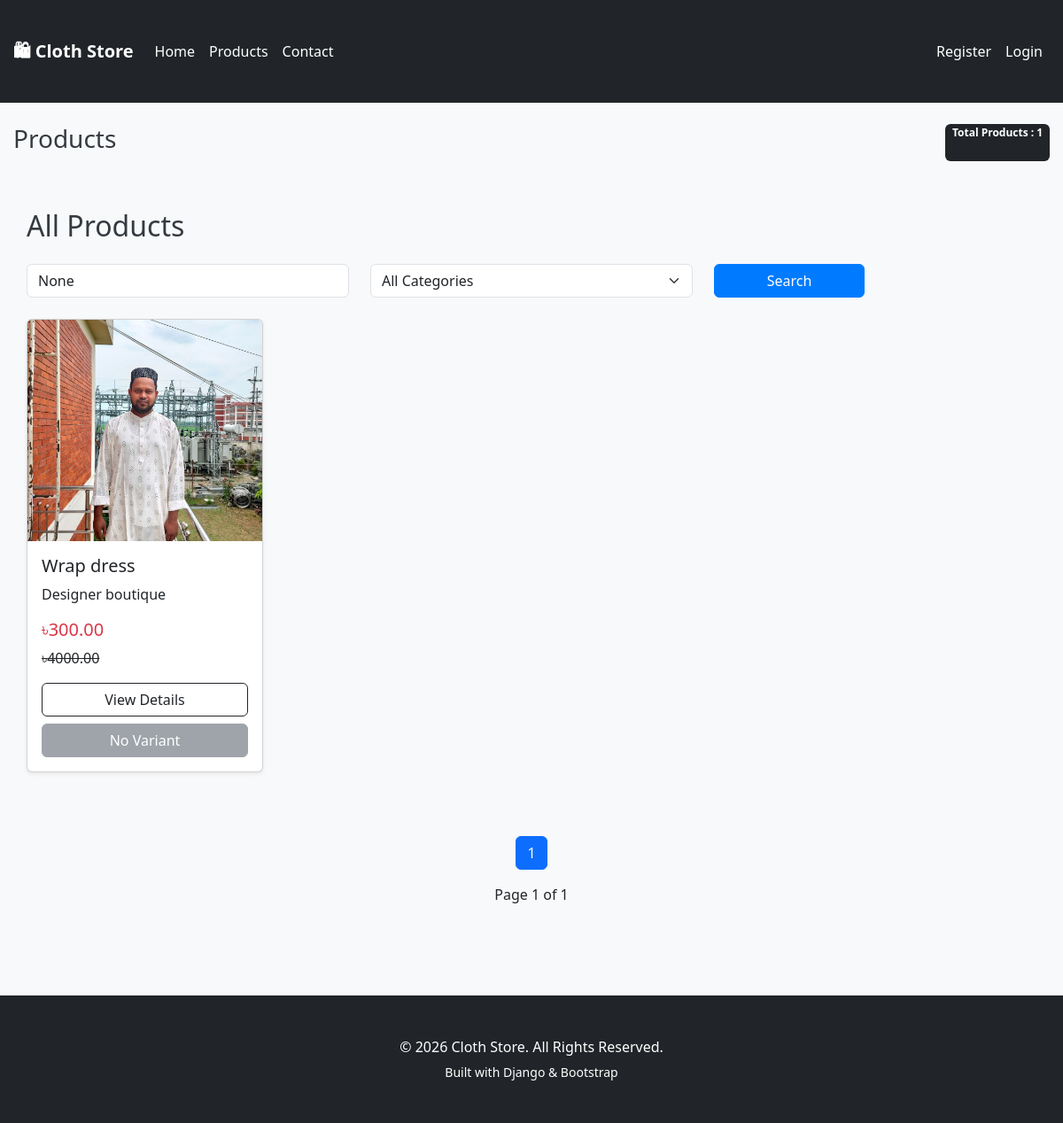
Before: /products/ with the older database file.
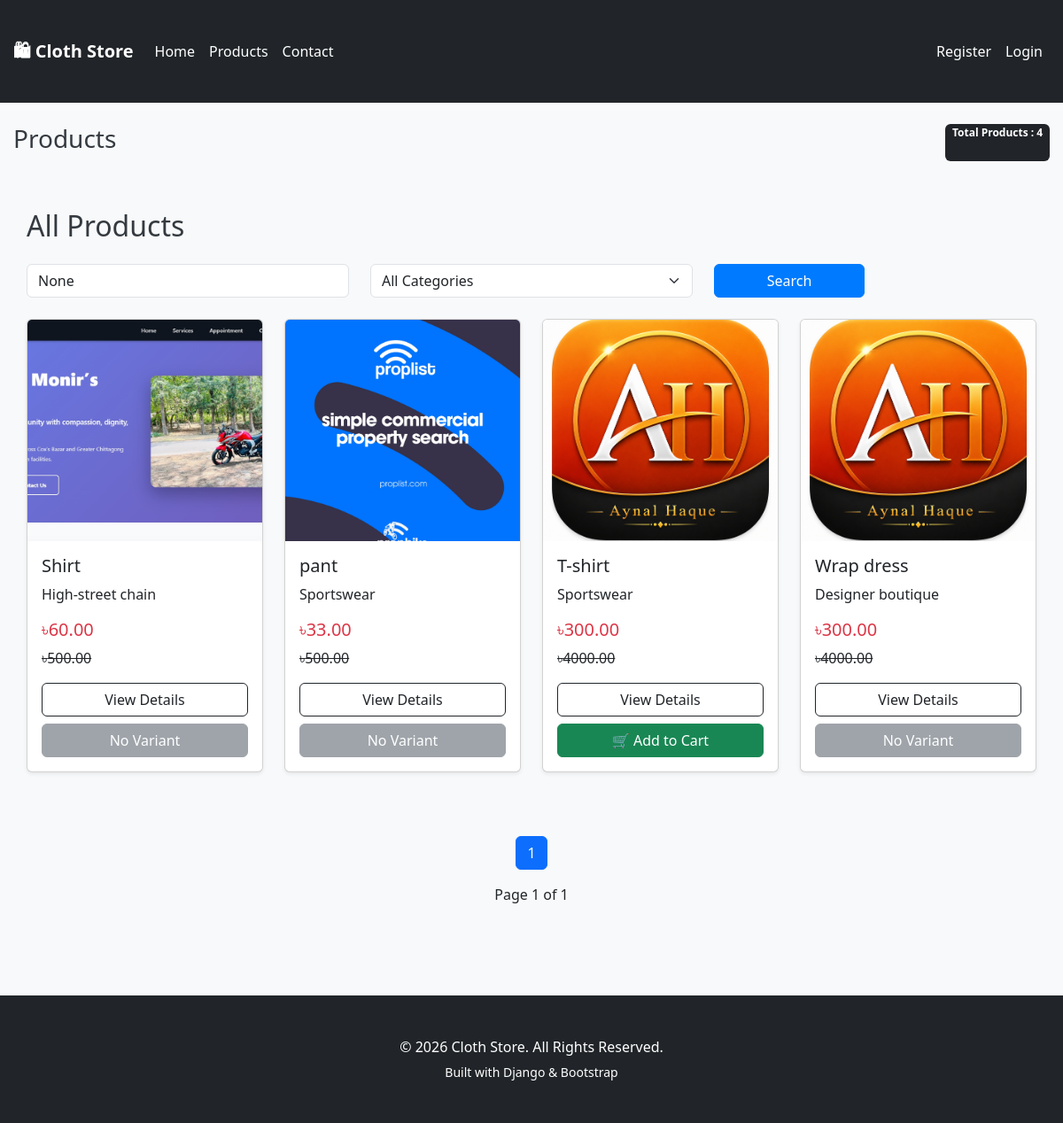
After: the same page with the newer database file.
### product/models.py (models this page shows, shortened)
class Product(models.Model):
    category = models.ForeignKey(
        Category,
        on_delete=models.CASCADE,
        related_name="products",
    )
    name = models.CharField(
        max_length=200,
        db_index=True,
    )
    slug = models.SlugField(
        max_length=255,
        unique=True,
        blank=True,
        db_index=True,
    )
    brand = models.CharField(
        max_length=100,
        blank=True,
    )
    description = models.TextField(
        blank=True,
    )
    image = models.ImageField(
        upload_to=product_image_upload_path,
    )
    price = models.DecimalField(
        max_digits=10,
        decimal_places=2,
    )
    discount_price = models.DecimalField(
        max_digits=10,
        decimal_places=2,
        blank=True,
        null=True,
    )
    stock = models.PositiveIntegerField(
        default=0,
    )
    available = models.BooleanField(
        default=True,
    )
    is_featured = models.BooleanField(
        default=False,
    )
    size = models.CharField(
        max_length=5,
        choices=SIZE_CHOICES,
        blank=True,
    )
    color = models.CharField(
        max_length=50,
        blank=True,
    )
    created_at = models.DateTimeField(
        auto_now_add=True,
    )
    updated_at = models.DateTimeField(
        auto_now=True,
    )
    class Meta:
        ordering = ("-created_at",)
        verbose_name = "Product"
        verbose_name_plural = "Products"

### category/models.py (models this page shows, shortened)
class Category(models.Model):
    name = models.CharField(max_length=100)
    slug = models.SlugField(unique=True)
    description = models.TextField(
        blank=True,
        null=True
    )
    icon = models.ImageField(
        upload_to="category_icons/",
        blank=True,
        null=True
    )
    created_at = models.DateTimeField(
        auto_now_add=True
    )
    updated_at = models.DateTimeField(
        auto_now=True
    )
    class Meta:
        ordering = ["name"]
        verbose_name = "Category"
        verbose_name_plural = "Categories"

### product/views.py (the view)
def product_list(request):
    products = Product.objects.select_related("category").filter(
        available=True
    )
    categories = Category.objects.all()
    category_slug = request.GET.get("category")
    search = request.GET.get("search")
    if category_slug:
        products = products.filter(
            category__slug=category_slug
        )
    if search:
        products = products.filter(
            Q(name__icontains=search) |
            Q(brand__icontains=search)
        )
    paginator = Paginator(products, 12)
    page_number = request.GET.get("page")
    page_obj = paginator.get_page(page_number)
    context = {
        "page_obj": page_obj,
        "categories": categories,
        "selected_category": category_slug,
        "search": search,
    }
    return render(
        request,
        "product_list.html",
        context,
    )

### product/templates/product_list.html (shortened to what this page needs)
{% extends "base.html" %}
{% block content %}
<div class="d-flex justify-content-between mb-3">
    <h3>
        Products
    </h3>
    <span class="badge bg-dark">
        Total Products :
        {{ page_obj.paginator.count }}
    </span>
</div>
<div class="container mt-4">
    <h2 class="mb-4">
        All Products
    </h2>
    <form method="get" class="row mb-4">
        <div class="col-md-4">
            <input
                type="text"
                class="form-control"
                name="search"
                placeholder="Search products..."
                value="{{ search }}"
            >
        </div>
        <div class="col-md-4">
            <select
                name="category"
                class="form-select"
            >
                <option value="">
                    All Categories
                </option>
            </select>
        </div>
        <div class="col-md-2">
            <button
                class="btn btn-primary w-100"
            >
                Search
            </button>
        </div>
    </form>
    <div class="row">
       {% for product in page_obj %}
        <div class="col-md-3 mb-4">
            <div class="card h-100 shadow-sm">
                <img
                    src="{{ product.image.url }}"
                    class="card-img-top"
                    style="height:250px;object-fit:cover;"
                >
                <div class="card-body">
                    <h5>
                        {{ product.name }}
                    </h5>
                    <p>
                        {{ product.category.name }}
                    </p>
                    {% if product.discount_price %}
                        <h5 class="text-danger">
                            ৳{{ product.discount_price }}
                        </h5>
                        <del>
                            ৳{{ product.price }}
                        </del>
                    {% else %}
                        <h5>
                            ৳{{ product.price }}
                        </h5>
                    {% endif %}
                   <div class="d-grid gap-2 mt-3">
    <a
        href="{% url 'product_detail' product.slug %}"
        class="btn btn-outline-dark"
    >
        View Details
    </a>
    {% with first_item=product.items.first %}
        {% if first_item %}
            {% if first_item.stock > 0 %}
                <a
                    href="{% url 'add_to_cart' first_item.id %}"
                    class="btn btn-success"
                >
                    🛒 Add to Cart
                </a>
            {% endif %}
        {% else %}
            <button
                class="btn btn-secondary"
                disabled
            >
                No Variant
            </button>
        {% endif %}
    {% endwith %}
</div>
                </div>
            </div>
        </div>
        {% empty %}
        <h4>
            No Products Found
        </h4>
        {% endfor %}
    </div>
<nav class="mt-5">
    <ul class="pagination justify-content-center">
        {% for num in page_obj.paginator.page_range %}
            {% if page_obj.number == num %}
                <li class="page-item active">
                    <span class="page-link">
                        {{ num }}
                    </span>
                </li>
            {% endif %}
        {% endfor %}
    </ul>
</nav>
<div class="text-center mt-3">
    Page
    {{ page_obj.number }}
    of
    {{ page_obj.paginator.num_pages }}
</div>
</div>
{% endblock %}

### templates/base.html (shortened to what this page needs)
{% load static %}
<!DOCTYPE html>
<html lang="en">
<head>
    <link href="https://cdn.jsdelivr.net/npm/bootstrap@5.3.3/dist/css/bootstrap.min.css" rel="stylesheet">
    <link rel="stylesheet" href="{% static 'css/style.css' %}">
</head>
<body>
<nav class="navbar navbar-expand-lg navbar-dark bg-dark">
    <div class="container">
        <a class="navbar-brand fw-bold" href="/">
            🛍 Cloth Store
        </a>
        <div class="collapse navbar-collapse" id="navbar">
            <ul class="navbar-nav me-auto">
                <li class="nav-item">
                    <a class="nav-link" href="/">
                        Home
                    </a>
                </li>
                <li class="nav-item">
                    <a class="nav-link" href="{% url 'product_list' %}">
                        Products
                    </a>
                </li>
                <li class="nav-item">
                    <a class="nav-link" href="{% url 'contact' %}">
                        Contact
                    </a>
                </li>
            </ul>
            <ul class="navbar-nav">
                {% if request.user.is_authenticated %}
                    <li class="nav-item">
                        <span class="navbar-text me-3">
                            Welcome,
                            <strong>{{ request.user.name }}</strong>
                        </span>
                    </li>
                    <li class="nav-item">
                        <a class="nav-link" href="{% url 'profile' %}">
                            Profile
                        </a>
                    </li>
                    <li class="nav-item">
                        <a class="nav-link text-warning"
                           href="{% url 'logout' %}">
                            Logout
                        </a>
                    </li>
                {% else %}
                    <li class="nav-item">
                        <a class="nav-link"
                           href="{% url 'register' %}">
                            Register
                        </a>
                    </li>
                    <li class="nav-item">
                        <a class="nav-link"
                           href="{% url 'login' %}">
                            Login
                        </a>
                    </li>
                {% endif %}
            </ul>
        </div>
    </div>
</nav>
<div class="container py-4">
    {% block content %}
    {% endblock %}
</div>
<footer class="bg-dark text-white text-center py-3 mt-5">
    <div class="container">
        <p class="mb-1">
            © 2026 Cloth Store.
            All Rights Reserved.
        </p>
        <small>
            Built with Django & Bootstrap
        </small>
    </div>
</footer>
</body>
</html>

### static/css/style.css (style rules this page uses)
body { font-family: 'Segoe UI', Tahoma, Geneva, Verdana, sans-serif; background-color: #f8f9fa; margin: 0; color: #212529; }
.navbar { background-color: #343a40; }
.navbar a { color: #fff; }
.container { max-width: 1200px; margin: auto; padding: 30px 15px; }
h1, h2, h3 { color: #343a40; }
.btn-primary { background-color: #007bff; border-color: #007bff; }
.navbar { display: flex; justify-content: space-between; align-items: center; }

Changed rows visible on the page:
added Product: image (picture), name "Shirt", category.name "High-street chain", discount_price "60.00", price "500.00", shows "No Variant"
added Product: image (picture), name "pant", category.name "Sportswear", discount_price "33.00", price "500.00", shows "No Variant"
added Product: image (picture), name "T-shirt", category.name "Sportswear", discount_price "300.00", price "4000.00", shows "🛒 Add to Cart"
changed Product "Wrap dress": image: picture added in place of a placeholder
Other visible differences:
{{ page_obj.paginator.count }}: "1" → "4"
